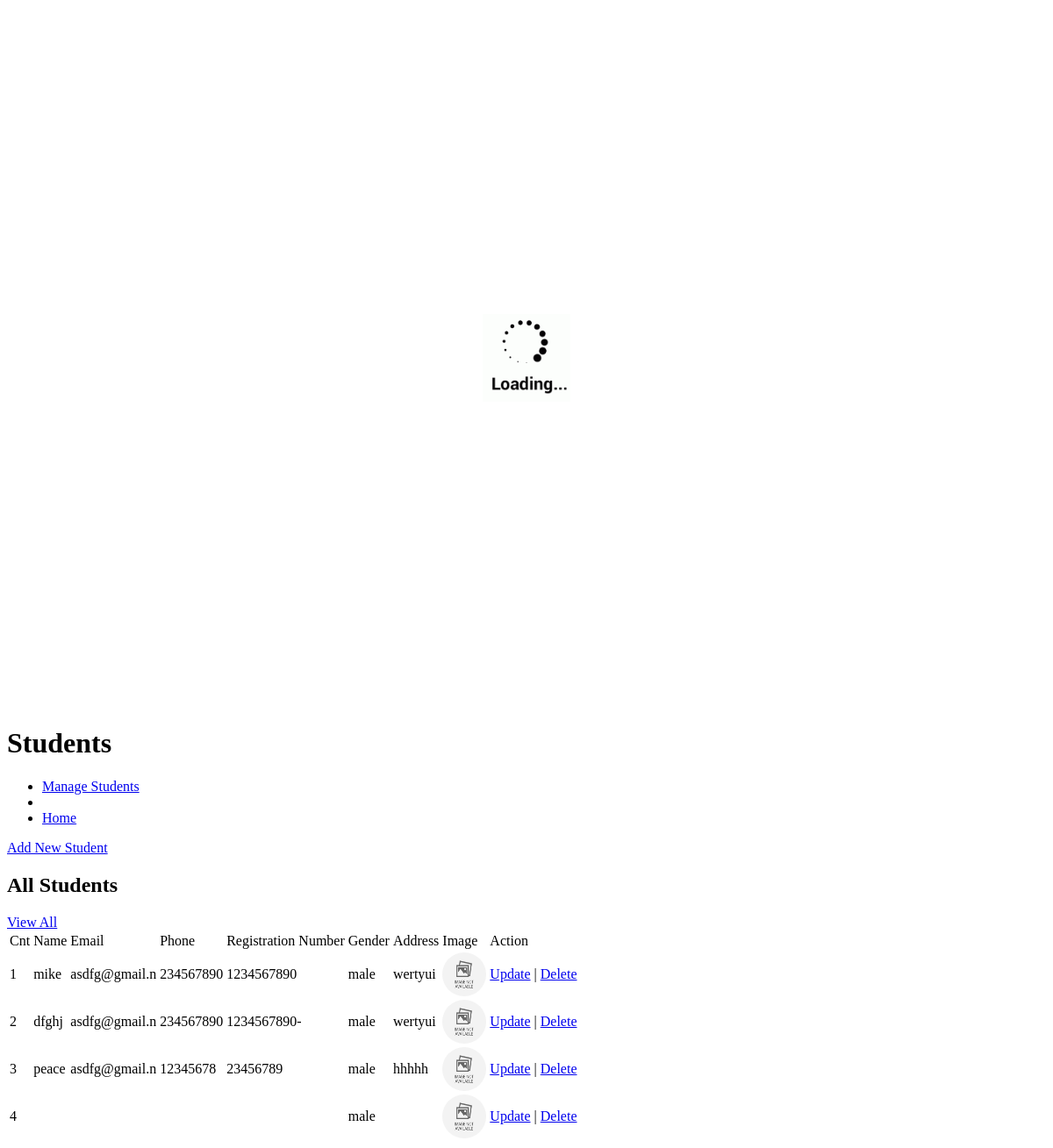
Page /222019313/students/index.php on the committed database.
### tables this page shows
CREATE TABLE `students` (
  `id` int(11) NOT NULL,
  `stud_name` varchar(89) DEFAULT NULL,
  `stud_email` varchar(89) DEFAULT NULL,
  `stud_phone` varchar(89) DEFAULT NULL,
  `stud_reg_nmbr` varchar(89) DEFAULT NULL,
  `stud_gender` varchar(89) DEFAULT NULL,
  `stud_address` varchar(89) DEFAULT NULL,
  `image` varchar(89) DEFAULT NULL
);

### 222019313/students/index.php (the view, shortened to what this page needs)
<?php include_once("./connection/connection.php"); ?>
<?php
function validate_image($file){
    $ex_file = explode("?",$file)[0];
    if(!empty($ex_file)){
        if(is_file('myImages/'.$ex_file)){
            return 'myImages/'.$file;
        } else {
            return 'myImages/noImage.png';
        }
    } else {
        return 'myImages/noImage.png';
    }
}
?>
<div class="loader-container">
    <img src="myImages/loading.gif" alt="Loading...">
</div>
<div class="page">
    <div class="left">
        <h1> Students</h1>
        <ul class="breadcrumb">
            <li>
                <a href="#">Manage Students</a>
            </li>
            <li><i class='bx bx-chevron-right'></i></li>
            <li>
                <a class="active" href="#">Home</a>
            </li>
        </ul>
    </div>
    <a href="./?page=add_student" class="btn-download">
        <span class="text">Add New Student</span>
    </a>
</div>
<div class="DataTable">
    <div class="cardHeader">
        <h2>All Students</h2>
        <a href="#" class="btn">View All</a>
    </div>
    <table>
        <thead>
            <tr>
                <td>Cnt</td>
                <td>Name</td>
                <td>Email</td>
                <td>Phone</td>
                <td>Registration Number</td>
                <td>Gender</td>
                <td>Address</td>
                <td>Image</td>
                <td>Action</td>
            </tr>
        </thead>
        <tbody>
            <?php
            $sql = "SELECT * FROM students";
            $result = $conn->query($sql);
            $x = 0;
            if ($result->num_rows > 0) {
                while($row = $result->fetch_assoc()) {
                    $x++;
                    echo "<tr>";
                    echo "<td>".$x."</td>";
                    echo "<td>".$row["stud_name"]."</td>";
                    echo "<td>".$row["stud_email"]."</td>";
                    echo "<td>".$row["stud_phone"]."</td>";
                    echo "<td>".$row["stud_reg_nmbr"]."</td>";
                    echo "<td>".$row["stud_gender"]."</td>";
                    echo "<td>".$row["stud_address"]."</td>";
                    echo "<td><div class='image-container'><img src='".validate_image($row["image"])."' alt='Student Image'></div></td>";
                    echo "<td><a href='./?page=add_student&id=".$row["id"]."'>Update</a> | <a href='delete.php?table=students&id=".$row["id"]."' onclick='return confirm(\"Are you sure you want to delete this record?\")'>Delete</a></td>";
                    echo "</tr>";
                }
            } else {
                echo "<tr><td colspan='9'>No records found</td></tr>";
            }
            ?>
        </tbody>
    </table>
</div>

### 222019313/students/index.php (style rules this page uses)
.image-container img { border-radius: 50%; width: 50px; height: 50px; }
.loader-container { display: flex; justify-content: center; align-items: center; height: 100vh; }
.loader-container img { width: 100px; height: 100px; }

### rows in the picture
students: stud_name "mike", stud_email "asdfg@gmail.n", stud_phone "234567890", stud_reg_nmbr "1234567890", stud_gender "male", stud_address "wertyui"
students: stud_name "dfghj", stud_email "asdfg@gmail.n", stud_phone "234567890", stud_reg_nmbr "1234567890-", stud_gender "male", stud_address "wertyui"
students: stud_name "peace", stud_email "asdfg@gmail.n", stud_phone "12345678", stud_reg_nmbr "23456789", stud_gender "male", stud_address "hhhhh"
students: stud_gender "male"
